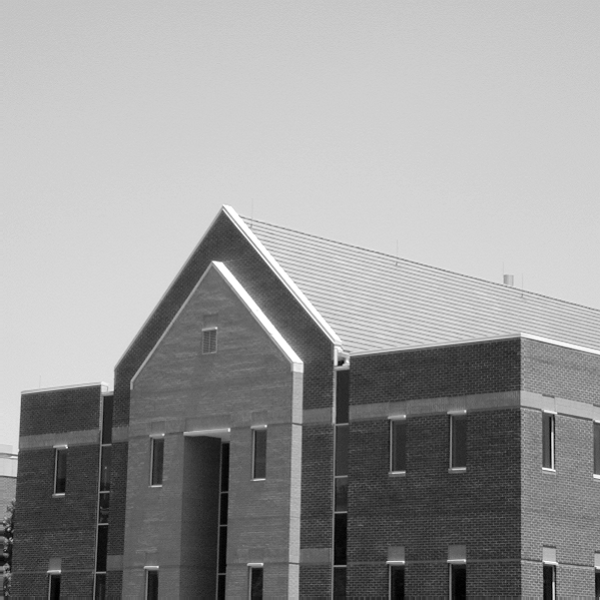
%> input picture images/house.tif, 600 x 600 px
$ octave chaincode.m   (GNU Octave 9; MATLAB toolbox functions it lacks are replaced by stand-ins)
%> lines starting %> are read from the running program, lines starting %| are printed output that depends on the picture; in (x1, y1, x2, y2) boxes, pixels count from 0 and x2, y2 are one past the last pixel; in counts of white or black regions, pixels touching at a corner belong together; the program's own positions count from 1
in=imread('C:\Users\Wazza\Documents\MATLAB\CODES\images\house.tif');
%> in is the input picture: size 600x600 uint8; min 0, max 255, mean 152.9
%in=rgb2gray(in1);
imshow(in);

[rows,cols]=size(in);
%> rows = 600; cols = 600

flag=0;


for i=1:rows
 for j=1:cols
     if in(i,j)>210
       in(i,j)=255;
     if flag==0
       x=i;y=j;flag=1;
     end
     else
        in(i,j)=0;
     end
end
end
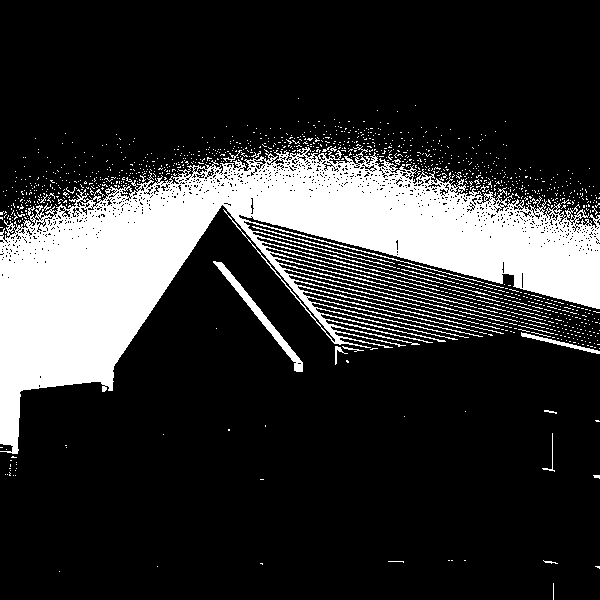
%> in: size 600x600 uint8; 20% white; 1180 white regions (1147 under 20 px), largest, box (x1, y1, x2, y2) and area: (0, 146, 600, 454) 66597, (213, 261, 303, 372) 987, (521, 332, 600, 354) 293
%> after the loop, flag = 1; x = 99; y = 299

figure,imshow(uint8(in));

disp('Starting pixel');
disp(x);
%| 99
disp(y);
%| 299


imgx=zeros(2000);
imgy=zeros(2000);
ccode=zeros(2000);
i=2;
imgx(1)=x;
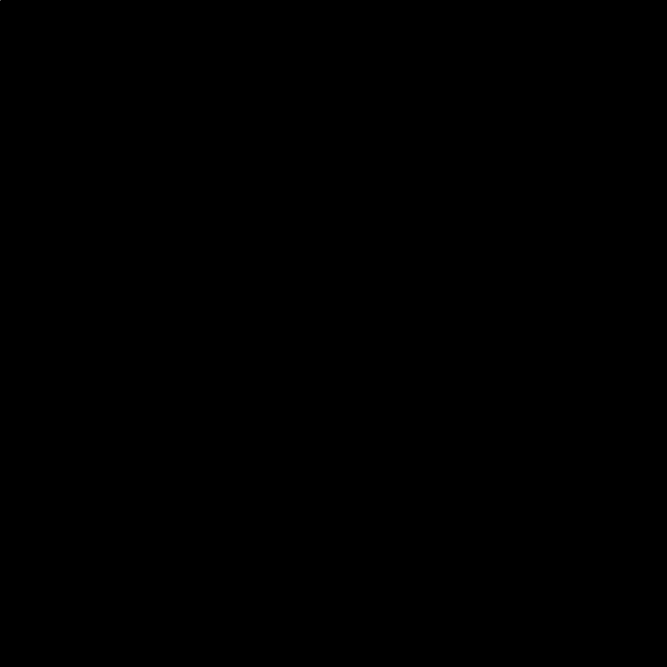
%> imgx: size 2000x2000 double (shown at 1/3 size); values 0 (black) and 99 (white), 0% white in thin lines or dots, all inside (x1, y1, x2, y2) = (0, 0, 1, 1)
imgy(1)=y;
i=i+1;
cnt=1;
while cnt<2000
    cnt = cnt+1;
%> (the run ends here)

$ run again, with images/cat.jpg saved as images/house.tif
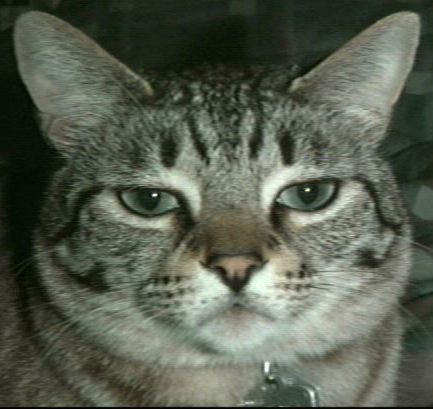
%> input picture images/cat.jpg, 433 x 409 px
%> in is the input picture: size 409x433x3 uint8; mean R, G, B 87.9, 94.3, 80.1
%> after the loop `for i=1:rows`:
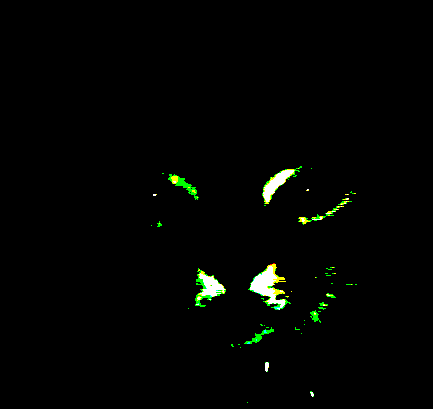
%> in: size 409x433x3 uint8; mean R, G, B 2.6, 4.1, 2
%> after the loop `for i=1:rows`: flag = 1; x = 167; y = 734
%| 167
%| 734
%> imgx: size 2000x2000 double; values 0 (black) and 167 (white), 0% white in thin lines or dots, all inside (x1, y1, x2, y2) = (0, 0, 1, 1)
